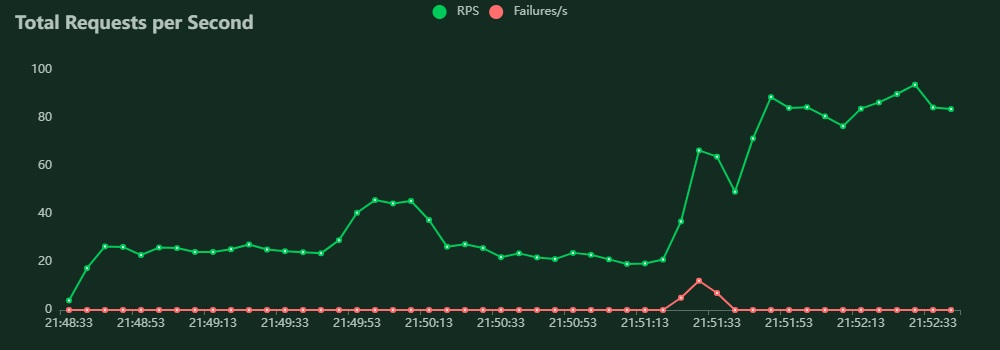
#> input picture dia2/exemplo1.jpg, 1000 x 350 px, found by its file name
$ python gerador_imagem.py
#> lines starting #> are read from the running program, lines starting #| are printed output that depends on the picture
from PIL import Image

image = Image.open('dia2/exemplo1.jpg')
#> image is the input picture: PIL image 1000x350 RGB; mean R, G, B 23.7, 46.9, 36.1
nova = image.resize((500, 175))
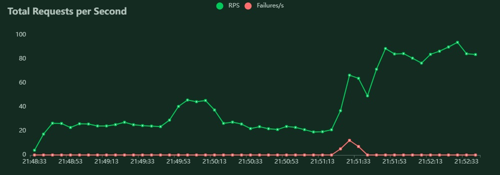
#> nova: PIL image 500x175 RGB; mean R, G, B 23.7, 46.9, 36.1
nova.save("dia2/novo_exemplo1.jpg")

print(image.size)
#| (1000, 350)
print(nova.size)
#| (500, 175)
